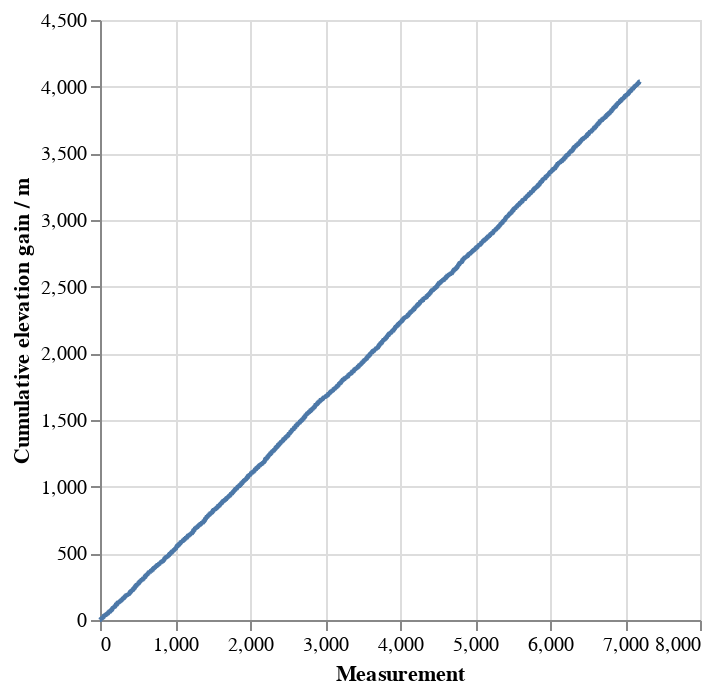

Notebook code for this chart:
### Markdown cell above
Then we plot this:

### Code cell
(alt.Chart(df).mark_line().encode(alt.X("index", title='Measurement'), alt.Y("cumsum", title="Cumulative elevation gain / m")))

### Figure 1 — Vega specification as saved in the notebook (floating-point values rounded to 4 significant figures; data arrays with more than 128 entries replaced by an {"elided": "..."} marker saying what was removed)
{"$schema": "https://vega.github.io/schema/vega/v5.json", "data": [{"name": "source_0", "values": {"elided": "7199 records"}}, {"name": "source_0_x_domain_index", "values": [{"min": 0, "max": 7198}]}, {"name": "source_0_y_domain_cumsum", "values": [{"min": 0.0, "max": 4039.0}]}], "marks": [{"type": "line", "name": "marks", "from": {"data": "source_0"}, "sort": {"field": "x"}, "encode": {"update": {"stroke": {"value": "#4c78a8"}, "y": {"field": "cumsum", "scale": "y"}, "x": {"field": "index", "scale": "x"}, "defined": {"signal": "isValid(datum[\"index\"]) && isFinite(+datum[\"index\"]) && isValid(datum[\"cumsum\"]) && isFinite(+datum[\"cumsum\"])"}}}, "style": ["line"]}], "scales": [{"name": "x", "type": "linear", "domain": [{"signal": "(data(\"source_0_x_domain_index\")[0] || {}).min"}, {"signal": "(data(\"source_0_x_domain_index\")[0] || {}).max"}], "range": [0, {"signal": "width"}], "nice": true, "zero": false}, {"name": "y", "type": "linear", "domain": [{"signal": "(data(\"source_0_y_domain_cumsum\")[0] || {}).min"}, {"signal": "(data(\"source_0_y_domain_cumsum\")[0] || {}).max"}], "range": [{"signal": "height"}, 0], "nice": true, "zero": true}], "axes": [{"scale": "x", "grid": true, "domain": false, "orient": "bottom", "aria": false, "gridScale": "y", "maxExtent": 0, "minExtent": 0, "tickCount": {"signal": "ceil(width/40)"}, "labels": false, "ticks": false, "zindex": 0}, {"scale": "y", "zindex": 0, "tickCount": {"signal": "ceil(height/40)"}, "gridScale": "x", "minExtent": 0, "grid": true, "aria": false, "domain": false, "labels": false, "maxExtent": 0, "orient": "left", "ticks": false}, {"scale": "x", "grid": false, "orient": "bottom", "labelFlush": true, "zindex": 0, "title": "Measurement", "tickCount": {"signal": "ceil(width/40)"}, "labelOverlap": true}, {"scale": "y", "labelOverlap": true, "tickCount": {"signal": "ceil(height/40)"}, "zindex": 0, "title": "Cumulative elevation gain / m", "orient": "left", "grid": false}], "style": "cell", "height": 300, "background": "white", "width": 300, "padding": 5}
